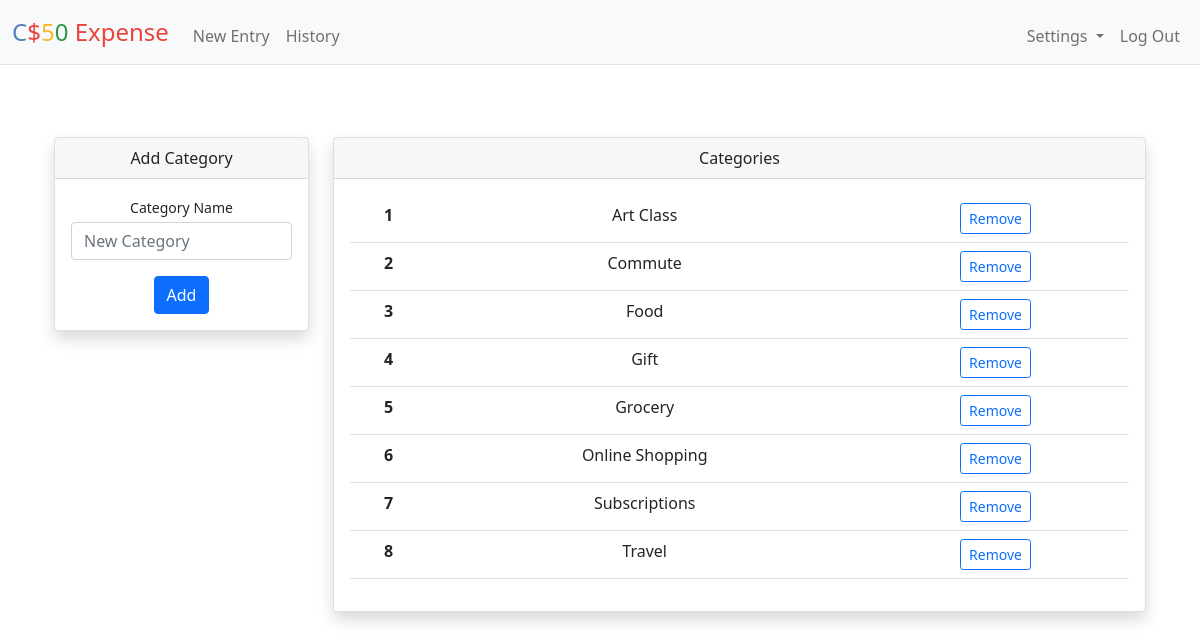
/personalize (signed in), run on an earlier commit of the app's database.
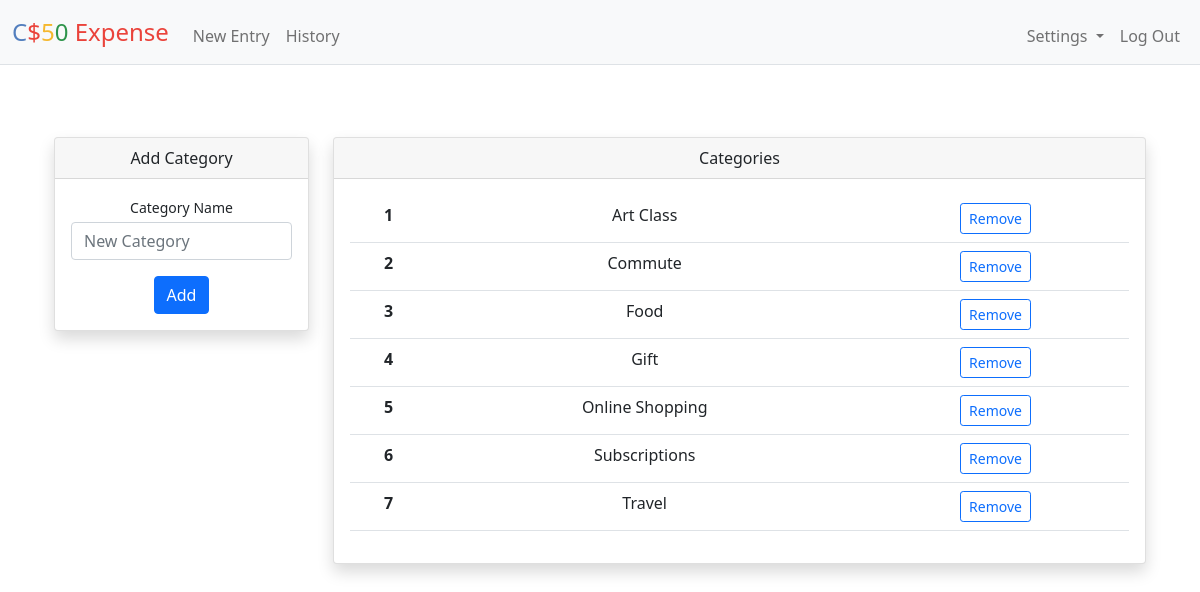
And on a later commit of the database.
### tables this page shows
CREATE TABLE categories (
    id INTEGER PRIMARY KEY AUTOINCREMENT NOT NULL,
    category TEXT NOT NULL,
    user_id INTEGER NOT NULL,
    FOREIGN KEY (user_id) REFERENCES users (id)
);

### app.py (the view)
@app.route("/personalize", methods=["GET", "POST"])
@login_required
def personalize():
    cat = db.execute("SELECT id, category FROM categories WHERE user_id=?", session["user_id"])
    try:
        cat = pd.DataFrame.from_dict(cat).sort_values(['category']).reset_index()
    except:
        cat = pd.DataFrame.from_dict(cat)
        cat['category'] = None
    if request.method == "POST":
        if 'remove_button' in request.form:
            id = request.form['remove_button']
            db_id = db.execute("SELECT * FROM categories WHERE user_id=? AND id=?", session["user_id"], id)
            if len(db_id) == 0:
                return apology("category doesn't exist", 400)
            db.execute("DELETE FROM categories WHERE id=?", id)
            flash('Category successfully removed')
            return redirect("/personalize")
        elif 'add_button' in request.form:
            if not request.form.get("category"):
                return apology("please add a category", 400)
            if request.form.get("category") in cat['category'].unique():
                return apology("category already exists", 400)
            db.execute("INSERT INTO categories (category,user_id) VALUES (?,?)"
                        , request.form.get("category"), session["user_id"])
            return redirect("/personalize")
        else:
            return apology("illegal entry", 400)
    else:
        cat = cat.to_dict('records')
        return render_template("personalize.html", cat=cat)

### app.py (called while the page is built)
@app.after_request
def after_request(response):
    response.headers["Cache-Control"] = "no-cache, no-store, must-revalidate"
    response.headers["Expires"] = 0
    response.headers["Pragma"] = "no-cache"
    return response

### helpers.py (called while the page is built)
def login_required(f):
    @wraps(f)
    def decorated_function(*args, **kwargs):
        if session.get("user_id") is None:
            return redirect("/login")
        return f(*args, **kwargs)
    return decorated_function

### templates/personalize.html (shortened to what this page needs)
{% extends "layout.html" %}
{% block main %}
  <div class="container-sm px-4 mt-4">
    <div class="row">
      <div class="col-xl-3">
        <div class="card mb-3 shadow">
          <div class="card-header">Add Category</div>
          <div class="card-body">
            <form action="/personalize" method="post">
              <div class="mb-3">
                <label class="small mb-1" for="category">Category Name</label>
                <input class="form-control" id="category" name="category" type="text" placeholder="New Category" required>
              </div>
              <button class="btn btn-primary" type="submit" name="add_button" value="add_button">Add</button>
            </form>
          </div>
        </div>
      </div>
      <div class="col-xl-9">
        <div class="card mb-3 shadow">
          <div class="card-header">Categories</div>
          <div class="card-body">
            <form action="/personalize" method="post">
              <table class="table">
                <tbody>
                  {% for item in cat %}
                  <tr>
                  <th scope="row">{{loop.index}}</th>
                  <td>{{item.category|e}}</td>
                  <td>
                    <button type="button" class="btn btn-outline-primary btn-sm" data-bs-toggle="modal" data-bs-target="#refid{{item.id|e}}">Remove</button>
                  </td>
                  </tr>
                  {% endfor %}
                </tbody>
              </table>
            </form>
          </div>
        </div>
      </div>
    </div>
  </div>
{% endblock %}

What changed in the data, as far as the page shows it:
removed categories: category "Grocery"
